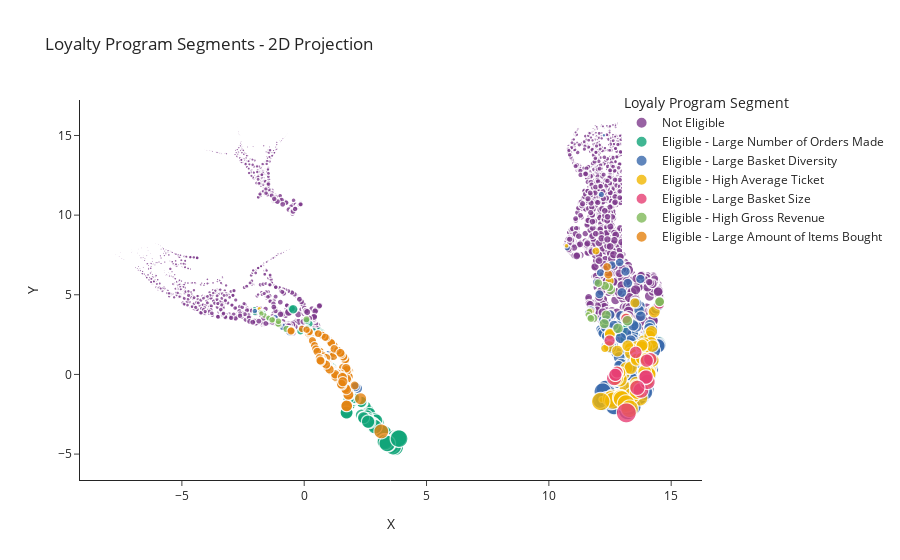

The cell this chart's notebook holds for it:
### Code cell
emb_cols = {
    "loyalty_score": "Loyalty Score",
    "is_eligible": "Customer Eligible for the Loyalty Program",
    "x": "X",
    "y": "Y",
    "loyalty_segment": "Loyaly Program Segment",
}

fig = px.scatter(
    df_results,
    x="x",
    y="y",
    template="simple_white",
    opacity=0.8,
    color="loyalty_segment",
    labels=emb_cols,
    size="gross_revenue",
    title="Loyalty Program Segments - 2D Projection",
    color_discrete_sequence=px.colors.qualitative.Bold,
    category_orders={"loyalty_segment": color_scale_order},
    #     render_mode="svg",
    height=600,
)


fig.update_layout(
    legend=dict(orientation="v", yanchor="bottom", xanchor="right", y=0.6, x=1.3)
)

# fig.write_image("../reports/figures/loyalty_program_segments.svg", engine="kaleido")

fig.show()

### Figure 1 — Plotly figure (JSON) as saved in the notebook; plotly's stock layout.template omitted (floating-point values rounded to 4 significant figures; data arrays with more than 128 entries replaced by an {"elided": "..."} marker saying what was removed)
{"data": [{"hovertemplate": "Loyaly Program Segment=Not Eligible<br>X=%{x}<br>Y=%{y}<br>gross_revenue=%{marker.size}<extra></extra>", "legendgroup": "Not Eligible", "marker": {"color": "rgb(127, 60, 141)", "opacity": 0.8, "size": {"elided": "4083 float values"}, "sizemode": "area", "sizeref": 18.21, "symbol": "circle"}, "mode": "markers", "name": "Not Eligible", "showlegend": true, "type": "scattergl", "x": {"elided": "4083 float values"}, "xaxis": "x", "y": {"elided": "4083 float values"}, "yaxis": "y"}, {"hovertemplate": "Loyaly Program Segment=Eligible - Large Number of Orders Made<br>X=%{x}<br>Y=%{y}<br>gross_revenue=%{marker.size}<extra></extra>", "legendgroup": "Eligible - Large Number of Orders Made", "marker": {"color": "rgb(17, 165, 121)", "opacity": 0.8, "size": {"elided": "319 float values"}, "sizemode": "area", "sizeref": 18.21, "symbol": "circle"}, "mode": "markers", "name": "Eligible - Large Number of Orders Made", "showlegend": true, "type": "scattergl", "x": {"elided": "319 float values"}, "xaxis": "x", "y": {"elided": "319 float values"}, "yaxis": "y"}, {"hovertemplate": "Loyaly Program Segment=Eligible - Large Basket Diversity<br>X=%{x}<br>Y=%{y}<br>gross_revenue=%{marker.size}<extra></extra>", "legendgroup": "Eligible - Large Basket Diversity", "marker": {"color": "rgb(57, 105, 172)", "opacity": 0.8, "size": {"elided": "370 float values"}, "sizemode": "area", "sizeref": 18.21, "symbol": "circle"}, "mode": "markers", "name": "Eligible - Large Basket Diversity", "showlegend": true, "type": "scattergl", "x": {"elided": "370 float values"}, "xaxis": "x", "y": {"elided": "370 float values"}, "yaxis": "y"}, {"hovertemplate": "Loyaly Program Segment=Eligible - High Average Ticket<br>X=%{x}<br>Y=%{y}<br>gross_revenue=%{marker.size}<extra></extra>", "legendgroup": "Eligible - High Average Ticket", "marker": {"color": "rgb(242, 183, 1)", "opacity": 0.8, "size": [2643.0, 4309.0, 4068.0, 4087.0, 343.2, 1254, 3696.0, 3262.0, 3036.0, 1094.0, 2092.0, 3119.0, 2504.0, 2463.0, 348.8, 1255, 2549.0, 4708.0, 3544.0, 2256.0, 3077.0, 2590.0, 4028.0, 601.6, 2603.0, 2553.0, 2613.0, 2899.0, 2668.0, 1957.0, 2602.0, 4340.0, 244.8, 5227.0, 2766.0, 3262.0, 4023.0, 4955.0, 4852.0, 3399.0, 5047.0, 2646.0, 3330.0, 4200.0, 2838.0, 3096.0, 2807.0, 5448.0, 2608.0, 3608.0, 3844.0, 3613.0, 3641.0, 4155.0, 3082.0, 2483.0, 3645.0, 2840.0, 1510.0, 4604.0, 435.0, 2161.0, 3095.0, 3198.0, 3745.0, 2111.0, 2742.0, 4507.0, 4802.0, 2634.0, 3717.0, 1133.0, 2828.0, 5155.0, 4021.0, 2047, 5625.0, 3457.0, 4035.0, 3086.0, 3031.0, 6229.0, 2623.0, 2052.0, 3891.0, 5712.0, 2889.0], "sizemode": "area", "sizeref": 18.21, "symbol": "circle"}, "mode": "markers", "name": "Eligible - High Average Ticket", "showlegend": true, "type": "scattergl", "x": [14.12, 12.74, 12.6, 12.92, 11.66, 11.72, 13.93, 13.04, 13.55, 11.93, 12.48, 12.73, 13.87, 12.45, -1.838, 12.29, 13.34, 12.94, 14.11, 12.49, 13.17, 13.78, 13.54, 12.16, 14.12, 12.8, 14.2, 14.18, 13.69, 13.52, 13.61, 13.7, 11.57, 12.54, 13.89, 14.13, 13.18, 12.96, 12.93, 14.23, 13.71, 13.33, 13.35, 12.89, 13.35, 13.59, 13.99, 12.63, 13.91, 14.07, 13.58, 13.89, 13.91, 13.79, 13.59, 13.22, 14.09, 14.23, 12.49, 13.41, 10.72, 12.49, 13.81, 13.97, 14.08, 13.13, 13.79, 13.61, 12.93, 14.31, 13.91, 11.71, 12.89, 12.98, 13.6, 13.21, 13.15, 13.92, 14.0, 13.99, 12.79, 12.12, 13.81, 13.15, 12.75, 13.3, 12.79], "xaxis": "x", "y": [2.582, -0.281, -1.391, -1.336, 3.608, 3.538, -0.01196, 0.01626, 1.004, 7.751, 2.591, 0.01425, 2.11, 1.752, 4.124, 1.63, 1.723, -1.467, 0.2594, 2.482, 0.3903, 1.921, -0.7573, -1.576, 2.412, 1.469, 2.687, 1.985, 1.697, 4.495, 1.763, -0.8777, 3.747, -1.541, 1.66, 0.8872, -0.9309, -1.504, -1.455, 0.8776, -1.47, 1.62, 0.4164, -0.3011, 1.327, 1.004, 1.684, -1.646, 1.909, 0.07751, -0.5695, 0.04692, -0.02744, -0.691, 0.9273, 1.794, 0.115, 1.777, 5.863, -1.307, 8.075, 2.544, 1.005, 0.826, 0.006667, 3.59, 1.733, -1.075, -1.47, 3.928, -0.03869, 3.954, 0.1082, -1.547, -0.7592, 3.545, -1.829, 0.1715, -0.3814, 0.9759, 0.09689, -1.698, 1.828, 3.546, -0.2402, -2.15, 0.1322], "yaxis": "y"}, {"hovertemplate": "Loyaly Program Segment=Eligible - Large Basket Size<br>X=%{x}<br>Y=%{y}<br>gross_revenue=%{marker.size}<extra></extra>", "legendgroup": "Eligible - Large Basket Size", "marker": {"color": "rgb(231, 63, 116)", "opacity": 0.8, "size": [4588.0, 7284.0, 4314.0, 2146.0, 2851.0, 4336.0, 3827.0, 3204.0, 3754.0, 3229.0, 3221.0, 2677.0, 3276.0, 4204.0, 2370.0, 2095.0], "sizemode": "area", "sizeref": 18.21, "symbol": "circle"}, "mode": "markers", "name": "Eligible - Large Basket Size", "showlegend": true, "type": "scattergl", "x": [13.76, 13.17, 14.04, 14.51, 13.55, 12.67, 13.94, 12.73, 13.97, 14.15, 14.0, 12.79, 12.72, 13.62, 12.48, 13.15], "xaxis": "x", "y": [-1.006, -2.413, -0.4676, 4.434, 1.385, -0.23, -0.1906, -0.008109, -0.1622, 0.9612, 0.8645, 0.1469, -0.02745, -0.8383, 2.125, 3.512], "yaxis": "y"}, {"hovertemplate": "Loyaly Program Segment=Eligible - High Gross Revenue<br>X=%{x}<br>Y=%{y}<br>gross_revenue=%{marker.size}<extra></extra>", "legendgroup": "Eligible - High Gross Revenue", "marker": {"color": "rgb(128, 186, 90)", "opacity": 0.8, "size": [1689.0, 871.5, 781.0, 1033.0, 1538.0, 869.9, 505.2, 507.7, 2024.0, 1483.0, 1299.0, 2007.0, 877.4, 1702.0, 1512.0, 676.2, 826.5, 1873.0, 1843.0, 1740, 778, 622.9, 546.0, 668.1, 1148.0, 895.7, 767.0], "sizemode": "area", "sizeref": 18.21, "symbol": "circle"}, "mode": "markers", "name": "Eligible - High Gross Revenue", "showlegend": true, "type": "scattergl", "x": [12.53, -1.026, -1.297, -0.7175, 12.47, -1.064, -1.738, -1.793, 12.82, 12.29, 12.02, 13.21, 11.66, 12.34, 11.82, 11.6, -1.053, 14.53, 12.26, 14.53, 11.69, -1.632, -1.748, -1.459, 11.72, 0.09146, -1.313], "xaxis": "x", "y": [5.306, 3.135, 3.464, 2.852, 5.481, 3.182, 3.926, 3.907, 2.892, 5.56, 5.732, 3.37, 3.932, 3.733, 3.533, 3.745, 3.338, 4.578, 3.19, 4.563, 3.574, 3.706, 3.825, 3.545, 3.515, 3.459, 3.421], "yaxis": "y"}, {"hovertemplate": "Loyaly Program Segment=Eligible - Large Amount of Items Bought<br>X=%{x}<br>Y=%{y}<br>gross_revenue=%{marker.size}<extra></extra>", "legendgroup": "Eligible - Large Amount of Items Bought", "marker": {"color": "rgb(230, 131, 16)", "opacity": 0.8, "size": {"elided": "202 float values"}, "sizemode": "area", "sizeref": 18.21, "symbol": "circle"}, "mode": "markers", "name": "Eligible - Large Amount of Items Bought", "showlegend": true, "type": "scattergl", "x": {"elided": "202 float values"}, "xaxis": "x", "y": {"elided": "202 float values"}, "yaxis": "y"}], "layout": {"autosize": true, "legend": {"itemsizing": "constant", "orientation": "v", "title": {"text": "Loyaly Program Segment"}, "tracegroupgap": 0, "x": 1.3, "xanchor": "right", "y": 0.6, "yanchor": "bottom"}, "title": {"text": "Loyalty Program Segments - 2D Projection"}, "xaxis": {"anchor": "y", "autorange": true, "domain": [0, 1], "range": [-9.179, 16.31], "title": {"text": "X"}, "type": "linear"}, "yaxis": {"anchor": "x", "autorange": true, "domain": [0, 1], "range": [-6.535, 17.2], "title": {"text": "Y"}, "type": "linear"}}}
